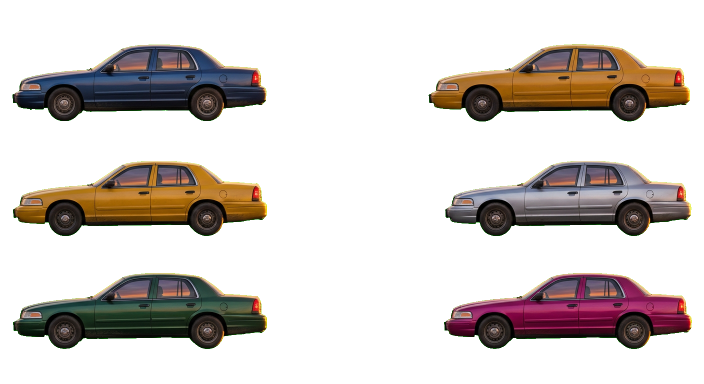
#> input picture code/props_4/p4_cars.png, 1408 x 768 px (shown at 1/2 size); its folder holds only this picture in this run
$ python pack.py
#> lines starting #> are read from the running program, lines starting #| are printed output that depends on the picture; after the words box and inside, x2 and y2 are one past the last pixel; in counts of white or black regions, pixels touching at a corner belong together
### code/props_4/comps.py
from PIL import Image
import numpy as np
from scipy import ndimage as ndi
def comps(name, minpix=1500):
#> called with name = 'p4_cars.png', minpix = 1500
    a=np.array(Image.open(name).convert('RGBA'))
#> a is the input picture: shape (768, 1408, 4); mean R, G, B, A 27.1, 20.8, 17.4, 71.1
    m=a[...,3]>40; m=ndi.binary_closing(m,iterations=2)
#> after `m = a[..., 3] > 40`:
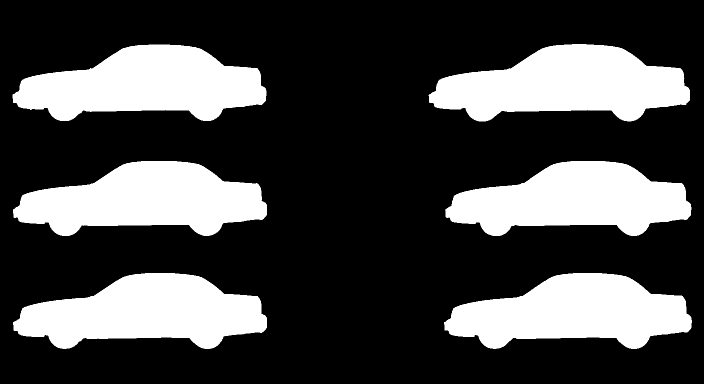
#> m: shape (768, 1408) bool (shown at 1/2 size); 27.9% white; 6 white regions, box (x1, y1, x2, y2) and area: (857, 88, 1380, 243) 52693, (25, 89, 533, 242) 51013, (26, 546, 534, 698) 50339, (26, 322, 534, 472) 49837, (888, 546, 1384, 698) 49182, (890, 322, 1383, 472) 48383
#> after `m = ndi.binary_closing(m, iterations=2)`: m: shape (768, 1408) bool; 27.9% white; 6 white regions, box (x1, y1, x2, y2) and area: (857, 88, 1380, 243) 52703, (25, 89, 533, 242) 51026, (26, 546, 534, 698) 50351, (26, 322, 534, 472) 49843, (888, 546, 1384, 698) 49192, (890, 322, 1383, 472) 48395
    lab,n=ndi.label(m,structure=np.ones((3,3)))
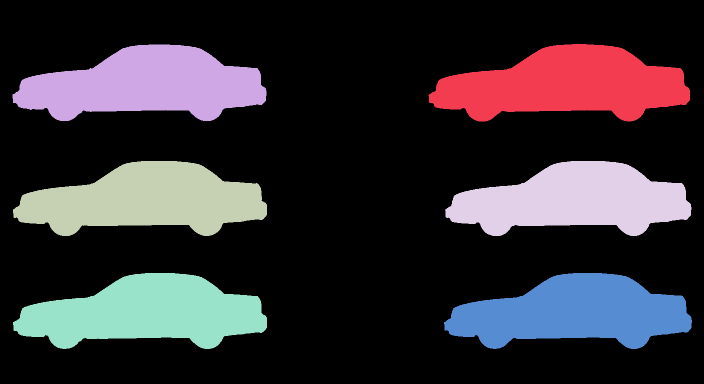
#> lab: shape (768, 1408) int32 (shown at 1/2 size); 7 distinct labels, from 0 to 6; one colour per label, 0 black
#> n = 6
    out=[]
    for i,sl in enumerate(ndi.find_objects(lab),1):
        cnt=int((lab[sl]==i).sum())
        if cnt>=minpix: out.append(dict(id=i,cnt=cnt,x0=sl[1].start,y0=sl[0].start,x1=sl[1].stop,y1=sl[0].stop))
#> this loop made 6 passes
#> cnt on passes 1 to 6: 52703, 51026, 49843, 48395, 50351, 49192
#> after the loop, out = 6 items
    return a,lab,out
# [3 lines that do not run on import are left out]

### code/props_4/pack.py
# L4 props: chroma-keyed generated sheets -> per-prop cutouts -> scale to target world size x3 -> de-fringe -> level4_props.png + meta.json
# meta: name -> [x, y, w, h] in sheet px (sheet is 3x world px; draw with k = 1/3). Extra points in meta['_pts'].
from PIL import Image
import numpy as np, json, os
from scipy import ndimage as ndi
from comps import comps
S = 3
def cut(name, pick):
    a, lab, cs = comps(f'p4_{name}.png')
#> cs = 6 items
    out = []
    for c in cs:
        if not pick(c): continue
        m = lab[c['y0']:c['y1'], c['x0']:c['x1']] == c['id']
        sub = a[c['y0']:c['y1'], c['x0']:c['x1']].astype(np.float32).copy()
        sub[..., 3] = np.where(m, sub[..., 3], 0)
        out.append((c, sub))
#> this loop made 6 passes
#> pass 1, in cut, `sub = a[c['y0']:c['y1'], c['x0']:c['x1']].astype(np.float32).copy()`:
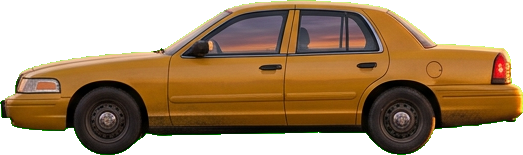
#> sub: shape (155, 523, 4) float32; mean R, G, B, A 81.5, 56.3, 28, 165.8; transparent parts drawn white
#> pass 2, in cut, `sub = a[c['y0']:c['y1'], c['x0']:c['x1']].astype(np.float32).copy()`:
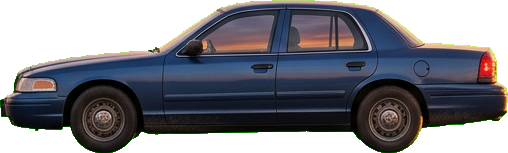
#> sub: shape (153, 508, 4) float32; mean R, G, B, A 39.7, 40.4, 47.3, 167.4; transparent parts drawn white
#> after the loop:
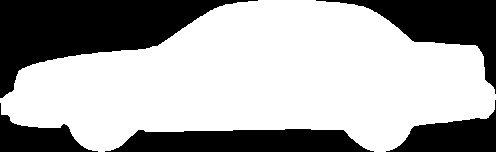
#> m: shape (152, 496) bool; 65.2% white; 5 black regions, box (x1, y1, x2, y2) and area: (0, 0, 258, 98) 11003, (316, 0, 496, 94) 5337, (105, 129, 374, 152) 4959, (386, 100, 496, 152) 2806, (0, 103, 98, 152) 2095
#> after the loop:
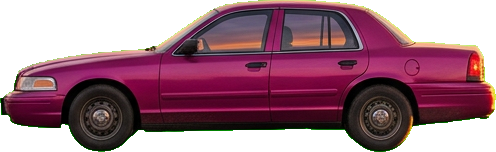
#> sub: shape (152, 496, 4) float32; mean R, G, B, A 68.7, 29.1, 43.8, 166.3; transparent parts drawn white
#> after the loop, out = 6 items
    return out
def fill_holes(sub, col):
    m = sub[..., 3] > 100; f = ndi.binary_fill_holes(m); hole = f & ~m
    if hole.sum():
        hh = np.nonzero(hole); y0, y1 = hh[0].min(), hh[0].max() + 1
        yy = (np.arange(sub.shape[0])[:, None] - y0) / max(1, y1 - y0)
        grad = np.dstack([col[0] + 90 * (1 - yy), col[1] + 45 * (1 - yy), col[2] + 0 * yy, np.ones_like(yy) * 255]) * np.ones(sub.shape[:2] + (1,))
        sub[hole] = grad[hole]
    return sub
def defringe(sub):
    r, g, b, al = [sub[..., i] for i in range(4)]
    mx = np.maximum(r, b); green = g > mx + 20
    sub[..., 1] = np.where(green, mx + (g - mx) * 0.15, g)
    sub[..., 3] = np.where(green & (al < 230), al * 0.4, al)
    # 1px soft edge erosion
    sub[..., 3] = np.minimum(sub[..., 3], ndi.grey_erosion(sub[..., 3], size=(3, 3)) * 0.5 + sub[..., 3] * 0.5)
    return sub
def trim(sub):
    ys, xs = np.nonzero(sub[..., 3] > 8); return sub[ys.min():ys.max() + 1, xs.min():xs.max() + 1]
def resize(sub, w=None, h=None, flip=False):
    im = Image.fromarray(sub.clip(0, 255).astype(np.uint8), 'RGBA')
    if flip: im = im.transpose(Image.FLIP_LEFT_RIGHT)
    if w and not h: h = im.height * w / im.width
    if h and not w: w = im.width * h / im.height
    return im.resize((max(1, round(w)), max(1, round(h))), Image.LANCZOS)
frames = []
# cars: 2 cols x 3 rows; blue(c0r0) yellow(c1r0) silver(c1r1) green(c0r2) magenta(c1r2)
cars = cut('cars', lambda c: True)
#> cars = 6 items
def at(lst, col, row):
    for c, s in lst:
        if (c['x0'] > 600) == bool(col) and min(range(3), key=lambda r: abs(c['y0'] - [88, 322, 546][r])) == row: return s
for nm, cl, rw in [('car_blue', 0, 0), ('car_yellow', 1, 0), ('car_silver', 1, 1), ('car_green', 0, 2), ('car_magenta', 1, 2)]:
    frames.append((nm, resize(trim(defringe(fill_holes(at(cars, cl, rw), (40, 50, 70)))), w=50 * S)))
#> this loop made 5 passes
#> pass 1, in defringe, `r, g, b, al = [sub[..., i] for i in range(4)]`:
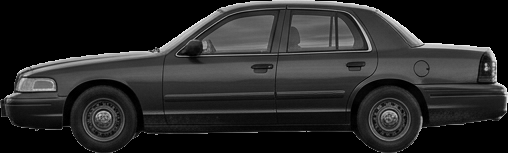
#> g: shape (153, 508) float32; min 0, max 255, mean 40.4
#> after the loop, frames = 5 items
trucks = sorted(cut('trucks', lambda c: c['y0'] < 300), key=lambda cs: cs[0]['x0'])
#> (the run stopped early here; a loop or call above may not have finished)
